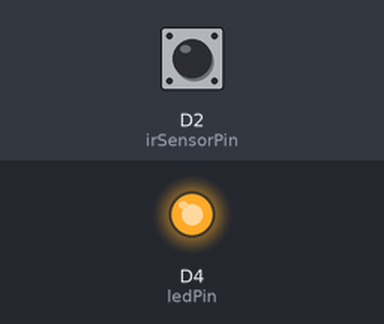
Bench run of a sketch on a simulated ESP8266 (NodeMCU). Parts: output pins drawn as LEDs (lit = HIGH). Dashed ring = blinking. The inputs (shaded band) are chosen by the test bench; at power-on: D2 (irSensorPin) HIGH. WiFi joins after 1.5 s; servers stay silent unless stated; what the sketch prints to the serial monitor is not drawn.

Above: at 2.7 s.
2.8 s: D2 (irSensorPin) driven LOW
At 3.7 s:
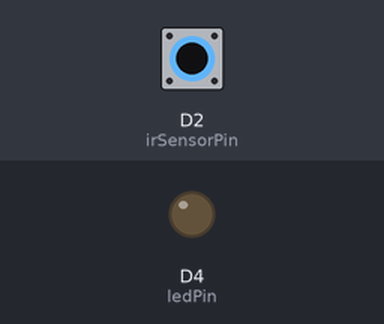
5.8 s: D2 (irSensorPin) driven HIGH
At 6.4 s:
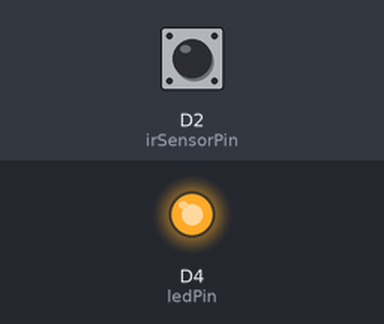
7.3 s: D2 (irSensorPin) pulsed LOW 5 times (0.12 s each, 0.3 s apart)
At 9.8 s:
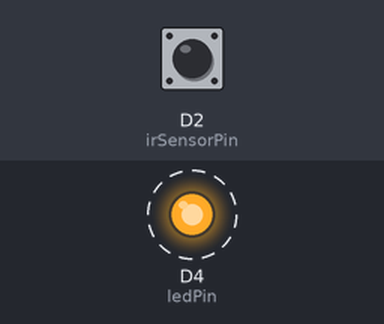
Timing chart, 0 to 11.3 s (numbered marks = the images above; inputs shaded):
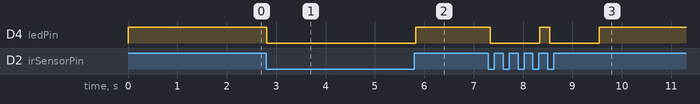

The sketch:

esp8266_ir_sensor.ino
```cpp
/*
  Medication Tracker - ESP8266 + IR Sensor

  This sketch uses an ESP8266 NodeMCU and IR sensor to detect when medication is taken
  and sends the information directly to the web server via WiFi.

  Hardware:
  - ESP8266 NodeMCU
  - IR obstacle avoidance sensor
  - Optional LED for visual feedback
*/

#include <ESP8266WiFi.h>
#include <ESP8266HTTPClient.h>
#include <WiFiClient.h>
#include <WebSocketsClient.h>
#include <ArduinoJson.h>

// WiFi Configuration
const char* ssid = "YOUR_WIFI_SSID";      // Replace with your WiFi network name
const char* password = "YOUR_WIFI_PASSWORD"; // Replace with your WiFi password

// WebSocket Configuration
const char* websocket_server = "192.168.1.100"; // Replace with your server IP
const int websocket_port = 3000;             // Same port as in server.go
const char* websocket_url = "/ws";          // WebSocket path for Go server

// Pin definitions
const int irSensorPin = D2;    // Digital pin for IR sensor (D2 on NodeMCU)
const int ledPin = D4;         // Built-in LED on NodeMCU (D4/GPIO2)

// Variables
bool medicationTaken = false;
unsigned long lastTriggerTime = 0;
const unsigned long debounceDelay = 1000; // Debounce time in milliseconds
bool isConnected = false;                // WebSocket connection status

WebSocketsClient webSocket;

void setup() {
  // Initialize serial communication
  Serial.begin(115200);
  Serial.println("\nMedication Tracker ESP8266 Starting...");

  // Configure pins
  pinMode(irSensorPin, INPUT);
  pinMode(ledPin, OUTPUT);

  // Initial LED state
  digitalWrite(ledPin, HIGH); // LED is active LOW on NodeMCU

  // Connect to WiFi
  connectWiFi();

  // Initialize WebSocket connection
  initWebSocket();
}

void loop() {
  // Keep the WebSocket connection alive
  webSocket.loop();

  // Check WiFi connection and reconnect if needed
  if (WiFi.status() != WL_CONNECTED) {
    Serial.println("WiFi connection lost. Reconnecting...");
    connectWiFi();
  }

  // Read the IR sensor state
  int sensorState = digitalRead(irSensorPin);

  // IR sensors typically output LOW when object is detected
  // Adjust the logic below if your sensor works differently
  if (sensorState == LOW) {
    // Object detected - medication taken
    if (!medicationTaken && (millis() - lastTriggerTime > debounceDelay)) {
      medicationTaken = true;
      lastTriggerTime = millis();

      // Turn on LED for visual feedback (active LOW on NodeMCU)
      digitalWrite(ledPin, LOW);

      // Send message via WebSocket
      sendMedicationTaken();

      Serial.println("Medication taken detected!");
    }
  } else {
    // No object detected, reset state after short delay
    if (medicationTaken && (millis() - lastTriggerTime > debounceDelay)) {
      medicationTaken = false;
      digitalWrite(ledPin, HIGH); // Turn off LED (active LOW on NodeMCU)
    }
  }

  // Small delay to avoid flooding
  delay(100);
}

// Connect to WiFi network
void connectWiFi() {
  Serial.print("Connecting to WiFi network: ");
  Serial.println(ssid);

  WiFi.mode(WIFI_STA);
  WiFi.begin(ssid, password);

  // Wait for connection with timeout
  int attempts = 0;
  while (WiFi.status() != WL_CONNECTED && attempts < 20) {
    delay(500);
    Serial.print(".");
    attempts++;
  }

  if (WiFi.status() == WL_CONNECTED) {
    Serial.println("");
    Serial.println("WiFi connected");
    Serial.print("IP address: ");
    Serial.println(WiFi.localIP());
  } else {
    Serial.println("");
    Serial.println("WiFi connection failed. Will retry later.");
  }
}

// Initialize WebSocket connection
void initWebSocket() {
  Serial.println("Initializing WebSocket connection...");

  // Server address, port, URL
  webSocket.begin(websocket_server, websocket_port, websocket_url);

  // Event handler
  webSocket.onEvent(webSocketEvent);

  // Try often until connected
  webSocket.setReconnectInterval(5000);

  // Start connection
  Serial.println("WebSocket initialized");
}

// Handle WebSocket events
void webSocketEvent(WStype_t type, uint8_t * payload, size_t length) {
  switch(type) {
    case WStype_DISCONNECTED:
      Serial.println("WebSocket disconnected");
      isConnected = false;
      break;

    case WStype_CONNECTED:
      Serial.println("WebSocket connected");
      isConnected = true;
      // Send identification message
      identifyDevice();
      break;

    case WStype_TEXT:
      Serial.println("Received WebSocket message:");
      Serial.println((char*)payload);
      break;

    case WStype_ERROR:
      Serial.println("WebSocket error");
      break;

    default:
      break;
  }
}

// Send medication taken message
void sendMedicationTaken() {
  if (isConnected) {
    // Create JSON document
    StaticJsonDocument<200> doc;
    doc["type"] = "medication_taken";
    doc["device_id"] = "ESP8266_IR_Sensor";
    doc["timestamp"] = millis();

    // Serialize JSON to string
    String message;
    serializeJson(doc, message);

    // Send message
    webSocket.sendTXT(message);
    Serial.println("Sent medication taken message: " + message);
  } else {
    Serial.println("WebSocket not connected. Cannot send message.");
  }
}

// Send device identification
void identifyDevice() {
  // Create JSON document
  StaticJsonDocument<200> doc;
  doc["type"] = "device_connected";
  doc["device_id"] = "ESP8266_IR_Sensor";
  doc["ip"] = WiFi.localIP().toString();

  // Serialize JSON to string
  String message;
  serializeJson(doc, message);

  // Send message
  webSocket.sendTXT(message);
  Serial.println("Sent identification message: " + message);
} 
```

Measured:
- after the input at 2.8 s, D4 (ledPin): HIGH → LOW at once
- after the input at 5.8 s, D4 (ledPin): LOW → HIGH at once
- after the input at 7.3 s, D4 (ledPin): alternates HIGH for 0.20 s and LOW for 1.0 s, starting at once
